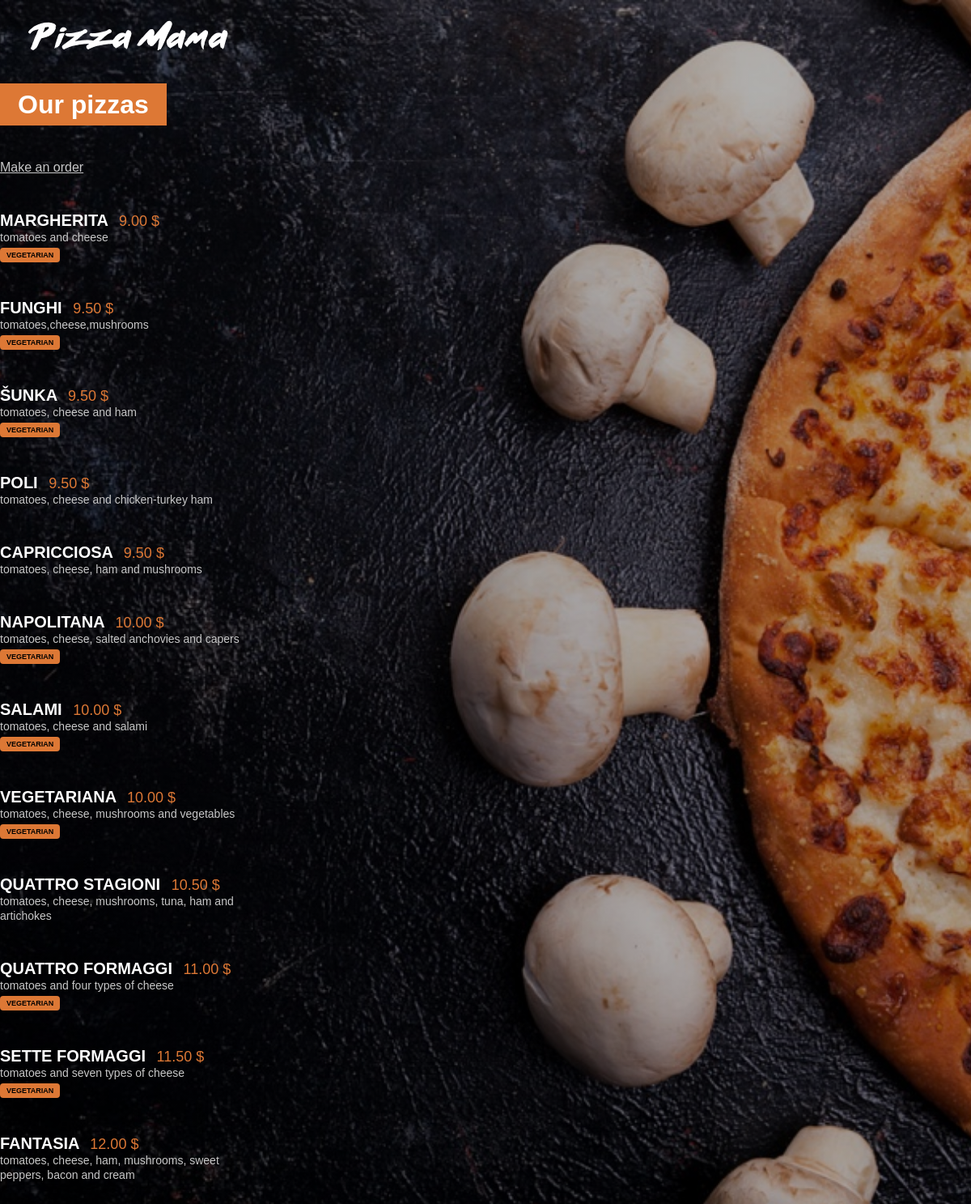
The app's page /main/menu/ with its own data.
### main/models.py (models this page shows, shortened)
class Pizza(models.Model):
    name = models.CharField(max_length=20)
    ingredients = models.CharField(max_length=400)
    price = models.FloatField(default=0)
    vegetarian = models.BooleanField(default=False)

### main/views.py (the view)
# urls.py: path('menu/', views.menu_view, name='menu'),
def menu_view(request):
    pizzas = Pizza.objects.all().order_by('price')
    context = {'pizzas': pizzas}
    return render(request, 'main/menu.html', context)

### templates/main/menu.html (shortened to what this page needs)
<!DOCTYPE html>
{% load static %}
<html lang="en">
<head>
    <link rel="stylesheet" href= "{% static 'styles.css' %}">
</head>
    <body class="menu-page">
    <a href="{% url 'main:index' %}"> <img src="{% static 'small_logo.png' %}" alt="Logo" id="logo_image" /></a>
    <div id="main_title">
        <h1> Our pizzas </h1>
    </div>
    <a href="{% url 'main:order' %}"> Make an order </a>
    <div class="pizza_list">
        {% for pizza in pizzas %}
        <div class="menu_element">
            <span class="menu_item_name"> {{pizza.name}} </span> <span class="menu_item_price"> {{pizza.price | floatformat:2}} $</span>
            <div>
                <span class="menu_item_ingredients"> {{pizza.ingredients}} </span>
                <div>
                    {% if pizza.vegetarian %}
                    <span class="veggi-badge">  VEGETARIAN  </span>
                    {%endif%}
                </div>
            </div>
        </div>
        {% endfor %}
    </div>
</body>
</html>

### assets/styles.css (style rules this page uses)
h1 { background-color: #DD7835; display: inline; padding: 8px 22px; }
a { color: #C8C8C8; }
#logo_image { margin-top: 25px; margin-left: 35px; }
#main_title { margin-top: 45px; margin-bottom: 50px; }
.menu_element { margin-top: 45px; margin-bottom: 45px; width: 320px; }
.menu_item_name { font-weight: bold; font-size: 20px; }
.menu_item_price { font-size: 18px; margin-left: 8px; color: #DD7835; }
.menu_item_ingredients { font-size: 14px; color: #C8C8C8; }
.veggi-badge { background: #DD7835; font-size: 9px; color: black; font-weight: bold; padding: 4px 8px; margin-top: 4px; border-radius: 4px; display: inline-block; }
body.menu-page { background: linear-gradient(0deg, rgba(0, 0, 0, 0.3), rgba(0, 0, 0, 0.3)), url("menu_background.jpg") no-repeat center center fixed; -webkit-background-size: cover; -moz-background-size: cover; -o-background-size: cover; background-size: cover; color: white; margin: 0px; font-family: Arial; }

### records on screen
Pizza: name "MARGHERITA", price "9.00", ingredients "tomatoes and cheese", vegetarian "VEGETARIAN"
Pizza: name "FUNGHI", price "9.50", ingredients "tomatoes,cheese,mushrooms", vegetarian "VEGETARIAN"
Pizza: name "ŠUNKA", price "9.50", ingredients "tomatoes, cheese and ham", vegetarian "VEGETARIAN"
Pizza: name "POLI", price "9.50", ingredients "tomatoes, cheese and chicken-turkey ham"
Pizza: name "CAPRICCIOSA", price "9.50", ingredients "tomatoes, cheese, ham and mushrooms"
Pizza: name "NAPOLITANA", price "10.00", ingredients "tomatoes, cheese, salted anchovies and capers", vegetarian "VEGETARIAN"
Pizza: name "SALAMI", price "10.00", ingredients "tomatoes, cheese and salami", vegetarian "VEGETARIAN"
Pizza: name "VEGETARIANA", price "10.00", ingredients "tomatoes, cheese, mushrooms and vegetables", vegetarian "VEGETARIAN"
Pizza: name "QUATTRO STAGIONI", price "10.50", ingredients "tomatoes, cheese, mushrooms, tuna, ham and artichokes"
Pizza: name "QUATTRO FORMAGGI", price "11.00", ingredients "tomatoes and four types of cheese", vegetarian "VEGETARIAN"
Pizza: name "SETTE FORMAGGI", price "11.50", ingredients "tomatoes and seven types of cheese", vegetarian "VEGETARIAN"
Pizza: name "FANTASIA", price "12.00", ingredients "tomatoes, cheese, ham, mushrooms, sweet peppers, bacon and cream"
